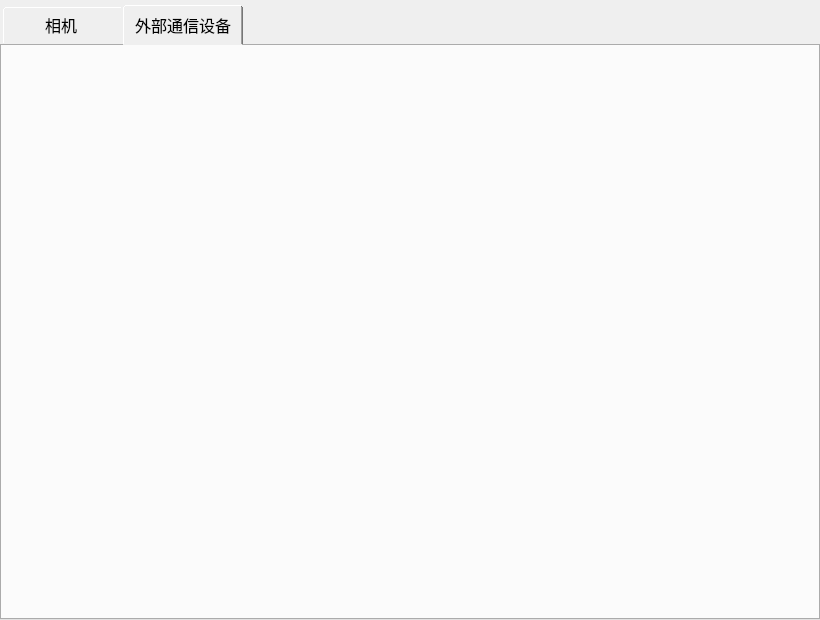
<?xml version="1.0" encoding="UTF-8"?>
<ui version="4.0">
 <class>FramExterHardwareSettingClass</class>
 <widget class="QDialog" name="FramExterHardwareSettingClass">
  <property name="geometry">
   <rect>
    <x>0</x>
    <y>0</y>
    <width>820</width>
    <height>620</height>
   </rect>
  </property>
  <property name="minimumSize">
   <size>
    <width>820</width>
    <height>620</height>
   </size>
  </property>
  <property name="maximumSize">
   <size>
    <width>820</width>
    <height>620</height>
   </size>
  </property>
  <property name="windowTitle">
   <string>FramExterHardwareSetting</string>
  </property>
  <layout class="QGridLayout" name="gridLayout">
   <property name="leftMargin">
    <number>0</number>
   </property>
   <property name="topMargin">
    <number>0</number>
   </property>
   <property name="rightMargin">
    <number>0</number>
   </property>
   <property name="bottomMargin">
    <number>0</number>
   </property>
   <property name="spacing">
    <number>0</number>
   </property>
   <item row="0" column="0">
    <widget class="QTabWidget" name="tabWidget">
     <property name="minimumSize">
      <size>
       <width>800</width>
       <height>500</height>
      </size>
     </property>
     <property name="font">
      <font>
       <family>宋体</family>
       <pointsize>12</pointsize>
       <weight>50</weight>
       <bold>false</bold>
       <kerning>true</kerning>
      </font>
     </property>
     <property name="styleSheet">
      <string notr="true">QTabBar::tab{
	width:120px;
	height:40px;
    margin-top:5px; 
	margin-right:1px;
	margin-left:1px;
	margin-bottom:1px;
}
</string>
     </property>
     <property name="currentIndex">
      <number>1</number>
     </property>
     <widget class="QWidget" name="tabCameraDevice">
      <attribute name="title">
       <string>相机</string>
      </attribute>
     </widget>
     <widget class="QWidget" name="tabCommunicateDevice">
      <attribute name="title">
       <string>外部通信设备</string>
      </attribute>
     </widget>
    </widget>
   </item>
  </layout>
 </widget>
 <layoutdefault spacing="6" margin="11"/>
 <resources/>
 <connections/>
</ui>
